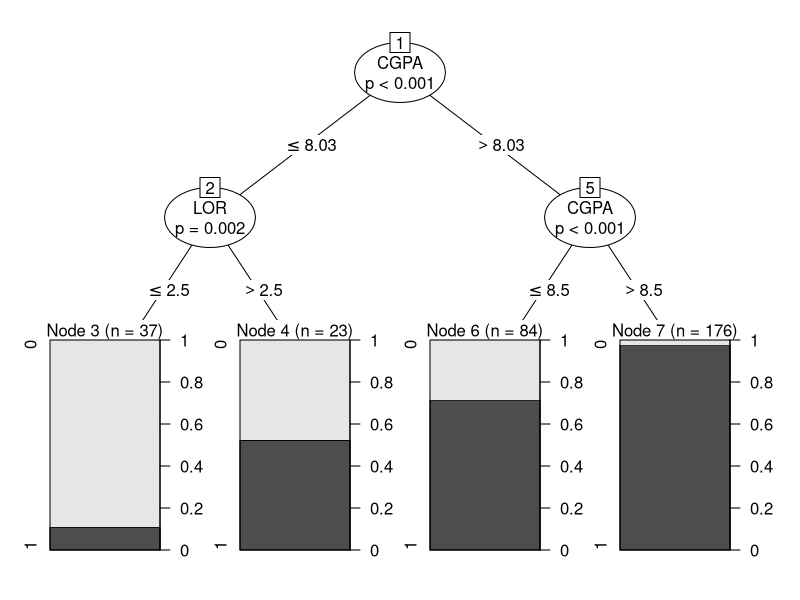
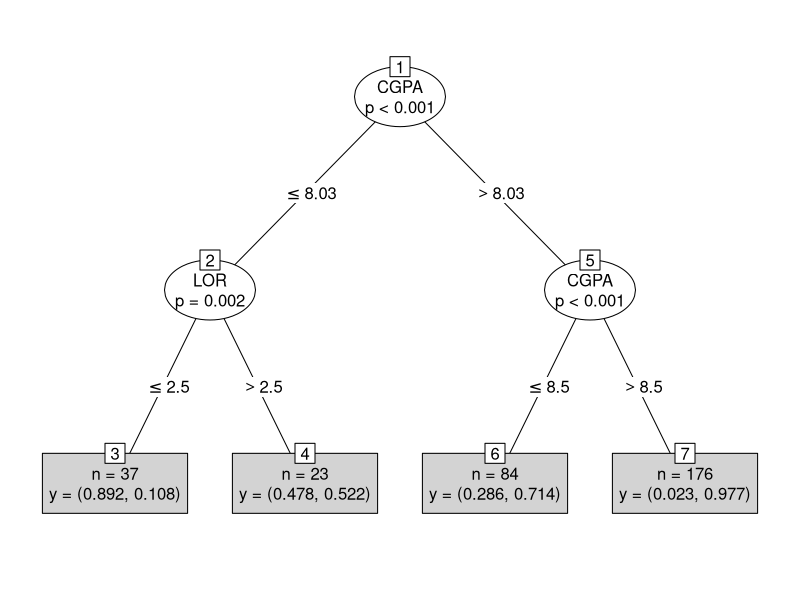
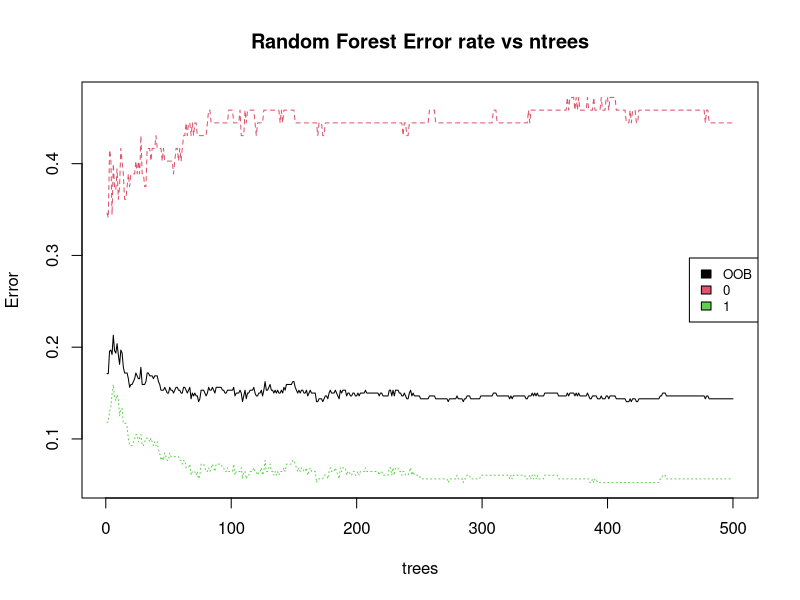
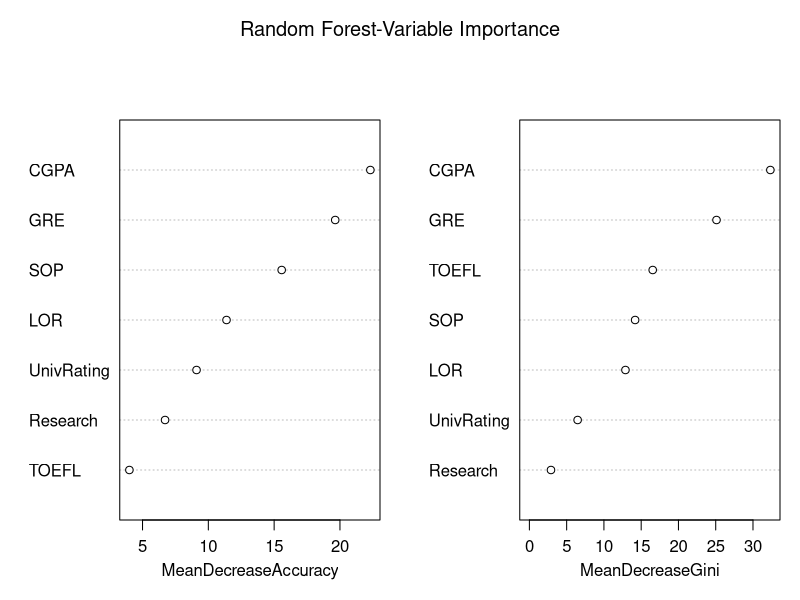
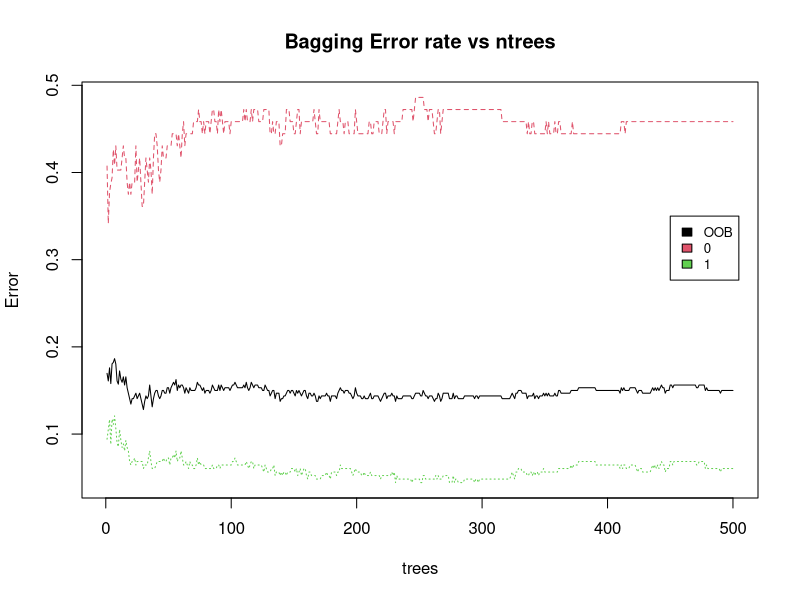
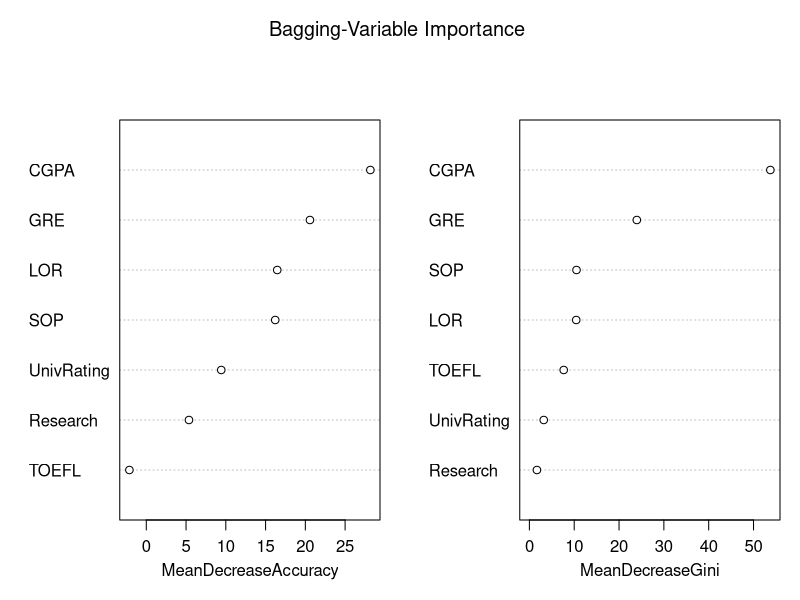

These charts were generated, in order, by the following R code:
## ---- chunk 1
library(party)
library(caret)
library(randomForest)
## ---- chunk 2
data <- read.csv("GraduateAdmission.csv")
data <- subset(data, select = -Serial.No.)

str(data) 
names(data)
## ---- chunk 3
data$UnivRating <- as.factor(data$UnivRating)
data$Research <- as.factor(data$Research)
data$Admit <- as.factor(data$Admit)
## ---- chunk 4
set.seed(7332.01)
Index <- createDataPartition(data$Admit,p=0.8,list=FALSE)
trdata <- data[Index,]  
tsdata <- data[-Index,] 
head(trdata)
head(tsdata) 

names(data)
## ---- chunk 5
clatree <- ctree(Admit~.,trdata)
print(clatree)

    # Plot the classification tree and interpret the results.

plot(clatree)
plot(clatree,type="simple")
## ---- chunk 6

    #Predict the response on the test data, and produce a confusion matrix comparing the test labels to the predicted test labels. What is the test overall accuracy. misclassification (error rate), sensitivity and specificity?

pred_clatree <-predict(clatree, tsdata) 
conf_clatree<-table(Predicted=pred_clatree,Actual=tsdata$Admit) 
conf_clatree

    #Accuracy
Accuracy <- sum(diag(conf_clatree))/sum(conf_clatree)  
Accuracy
    #Misclassification (Error Rate)
test_ercltree <- 1-sum(diag(conf_clatree))/sum(conf_clatree )  
test_ercltree
    #Sensitivity and Specificity
cm_clatree <- caret::confusionMatrix(pred_clatree, factor(tsdata$Admit), positive = "1")
cm_clatree$byClass["Sensitivity"]
cm_clatree$byClass["Specificity"]
## ---- chunk 7
clarf <- randomForest(Admit~.,trdata,importance=TRUE) 

    #Plot the random forest. Describe the plot.
plot(clarf,main="Random Forest Error rate vs ntrees" )  
legend("right",colnames(clarf$err.rate),col=1:3,cex=0.8,fill=1:3)

    #Use varImpPlot() function to determine which variables are most important. List the top 3 important features.
varImpPlot(clarf,main="Random Forest-Variable Importance" )
importance(clarf)
## ---- chunk 8
    #Predict the response on the test data, and produce a confusion matrix comparing the test labels to the predicted test labels. What is the test overall accuracy and misclassification (error rate), sensitivity and specificity?
pred_clarf  <-predict(clarf , tsdata) 
conf_clarf <-table(Predicted=pred_clarf ,Actual=tsdata$Admit) 
conf_clarf

    #Accuracy
Accuracy <- sum(diag(conf_clarf))/sum(conf_clarf)   
Accuracy
    #Misclassification (Error Rate)
test_erclarf <- 1-sum(diag(conf_clarf ))/sum(conf_clarf )
test_erclarf
    #Sensitivity and Specificity
cm_clarf <- caret::confusionMatrix(pred_clarf, factor(tsdata$Admit), positive = "1")
cm_clarf$byClass["Sensitivity"]
cm_clarf$byClass["Specificity"]

## ---- chunk 9
clabag <- randomForest(Admit ~ ., trdata, mtry = ncol(trdata) - 1, importance = TRUE)  # bagging = use all predictors
print(clabag)

    #Plot the Bagging model. Describe the plot. 
plot(clabag,main="Bagging Error rate vs ntrees")
legend(450,0.35,colnames(clarf$err.rate),col=1:3,cex=0.8,fill=1:3)

    #Use the varImpPlot() function to determine which variables are most important.
varImpPlot(clabag, main="Bagging-Variable Importance ") 
importance(clabag)
## ---- chunk 10
    #Predict the response on the test data, and produce a confusion matrix comparing the test labels to the predicted test labels. What is the test overall accuracy and misclassification (error rate), sensitivity and specificity?
pred_clabag <-predict(clabag, tsdata) 
conf_clabag<-table(Predicted=pred_clabag,Actual=tsdata$Admit) 
conf_clabag

    #Accuracy
sum(diag(conf_clabag))/sum(conf_clabag)   
    #Misclassification (Error Rate)
test_erclabag <- 1-sum(diag(conf_clabag))/sum(conf_clabag)  # test error rate
test_erclabag
    #Sensitivity and Specificity
cm_clabag <- caret::confusionMatrix(pred_clabag, factor(tsdata$Admit), positive = "1")
cm_clabag$byClass["Sensitivity"]
cm_clabag$byClass["Specificity"]

## ---- chunk 11
logistic_model <- 0.1125
Test_erclacomp <- data.frame(test_ercltree, test_erclabag, test_erclarf, logistic_model)
Test_erclacomp
